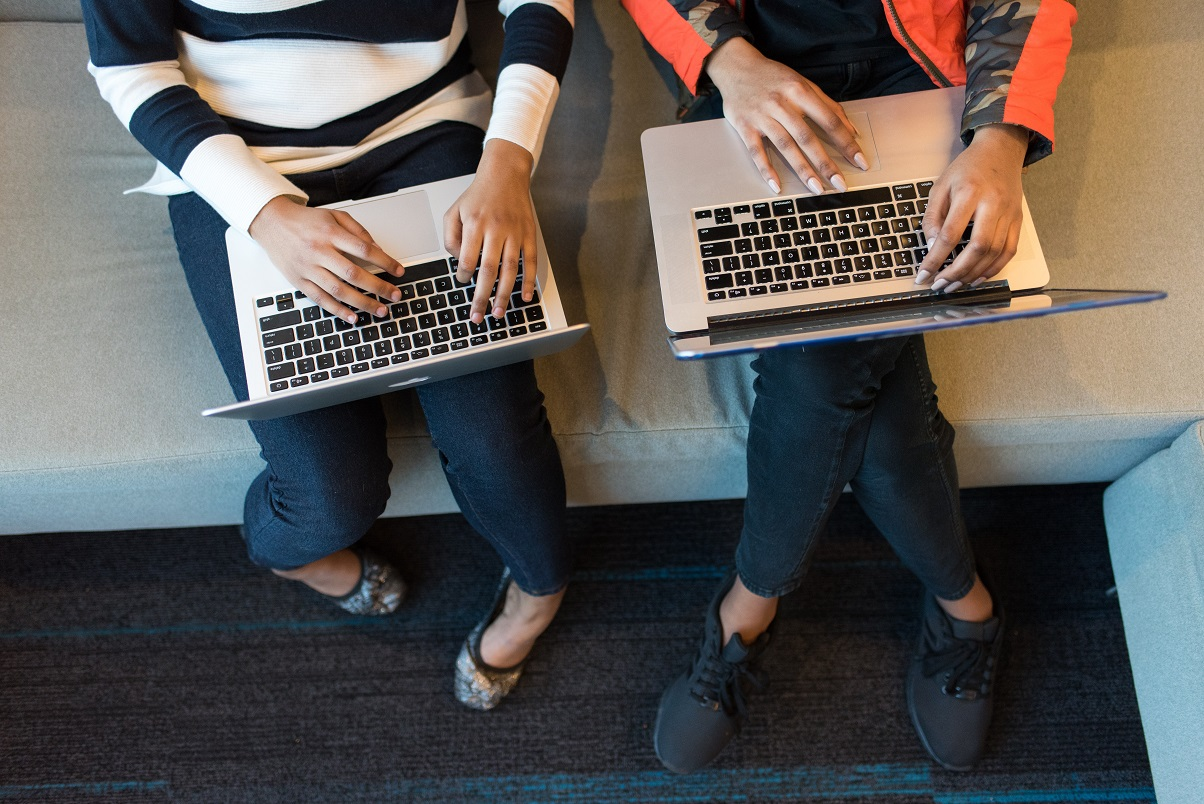
#> input picture operations_on_images/laptops.jpg, 1204 x 804 px
$ python rotate_image.py
#> lines starting #> are read from the running program, lines starting #| are printed output that depends on the picture
"""Rotate Image — Rotate images by any angle using Pillow.

Difficulty: 🟢 Easy
Topics: PIL/Pillow, Image.rotate(), expand parameter, angle
Requires: pip install Pillow

Author: @rampal-punia
"""

from pathlib import Path
from PIL import Image


def rotate_image(
    image_path: str | Path,
    angle: int = 45,
    expand: bool = True,
    output_path: str | Path | None = None,
) -> Path:
    """Rotate an image by a given angle.

    Args:
        image_path: Path to the source image.
        angle: Rotation angle in degrees (counter-clockwise).
        expand: If True, expand the output to fit the full rotated image.
        output_path: Path for the output (auto-generated if None).

    Returns:
        Path to the rotated image file.

    Raises:
        FileNotFoundError: If the source image doesn't exist.
    """
#> called with image_path = 'laptops.jpg', angle = 45, expand = True
    src = Path(image_path)
    if not src.is_file():
        raise FileNotFoundError(f"Image not found: {src}")

    image = Image.open(src)
#> image is the input picture: PIL image 1204x804 RGB; mean R, G, B 91.4, 87.6, 85.2
    rotated = image.rotate(angle, expand=expand)
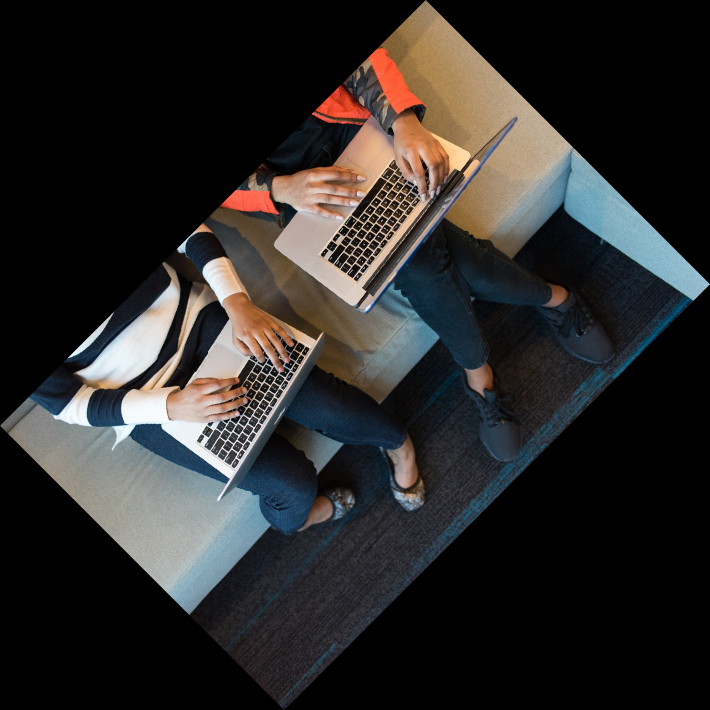
#> rotated: PIL image 1420x1420 RGB (shown at 1/2 size); mean R, G, B 43.9, 42.1, 40.9

    if output_path is None:
        output_path = src.with_stem(f"{src.stem}_rotated_{angle}")
    output_path = Path(output_path)
    rotated.save(output_path)

    print(f"  ✅ Rotated {angle}°: {src.name} → {output_path.name}")
    return output_path


if __name__ == "__main__":
    print("── Image Rotation ──")
    try:
        rotate_image("laptops.jpg", angle=45)
        rotate_image("laptops.jpg", angle=90)
#> call 2 of rotate_image, with image_path = 'laptops.jpg', angle = 90, expand = True
#> in rotate_image (call 2), `rotated = image.rotate(angle, expand=expand)`:
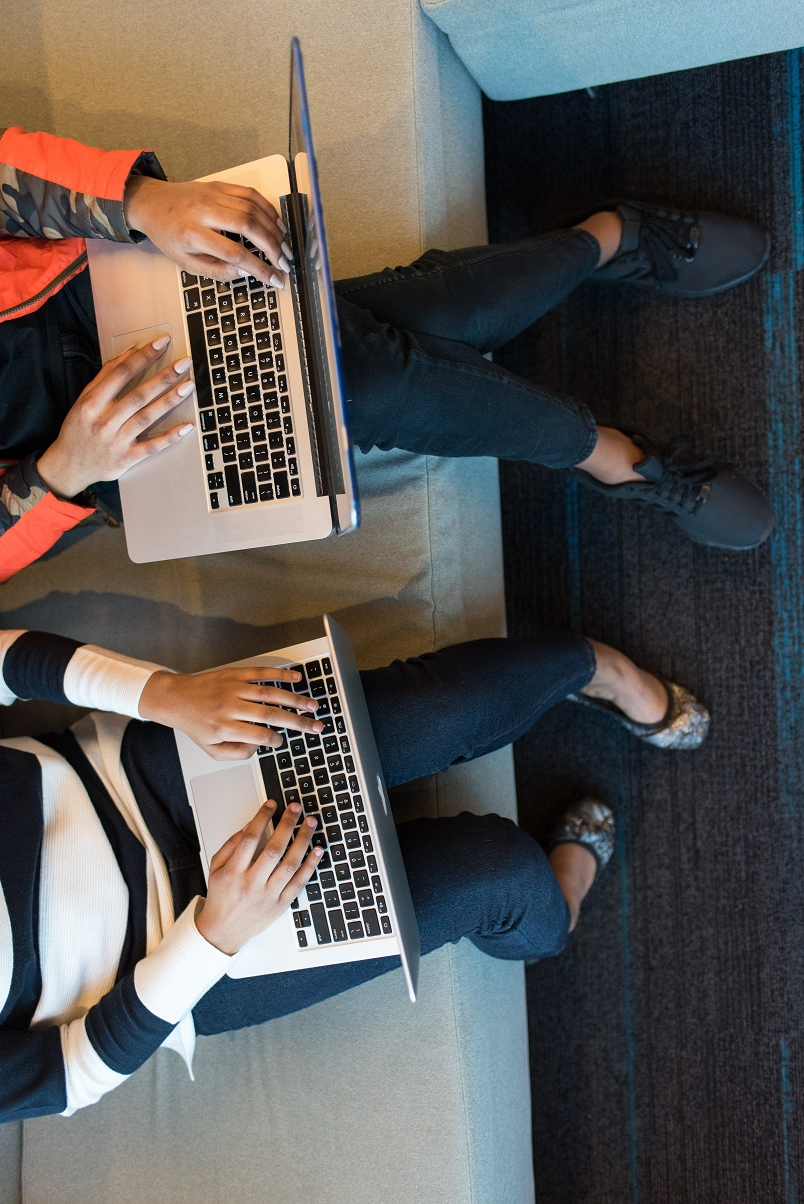
#> rotated: PIL image 804x1204 RGB; mean R, G, B 91.4, 87.6, 85.2
        rotate_image("laptops.jpg", angle=180)
#> call 3 of rotate_image, with image_path = 'laptops.jpg', angle = 180, expand = True
#> in rotate_image (call 3), `rotated = image.rotate(angle, expand=expand)`:
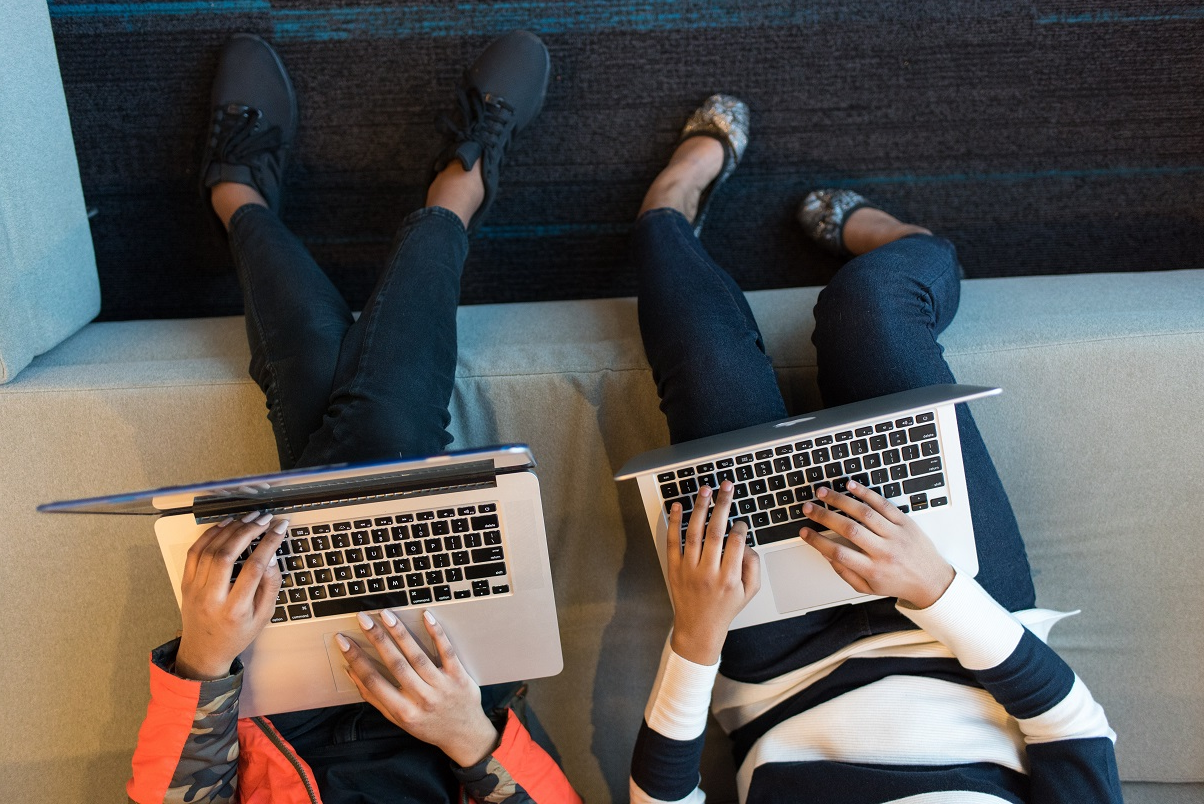
#> rotated: PIL image 1204x804 RGB; mean R, G, B 91.4, 87.6, 85.2
    except FileNotFoundError as e:
        print(f"  ⚠️ {e}")

# For more on Python follow: https://x.com/rs_punia_
